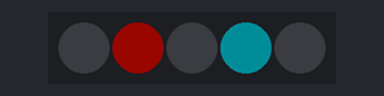
A program run on a simulated CircuitPython board. Shown: 5 RGB LEDs in strip order, left to right. Dim RGB values are drawn brighter than linear.

Above: at 0.01 s.
At 5.82 s:
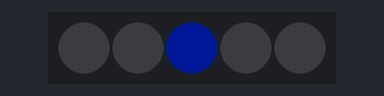
At 10.06 s:
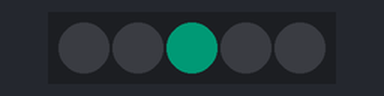
At 19.87 s:
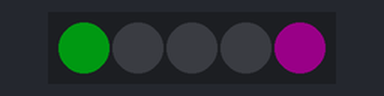
At 30.05 s:
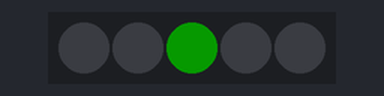
At 39.86 s:
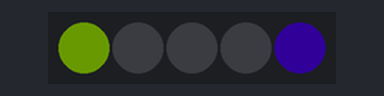
Timing chart, 0 to 40.0 s (numbered marks = the images above):
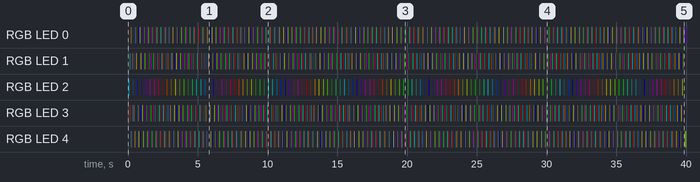

The program:

code.py
```python
import board
import neopixel
import adafruit_fancyled.adafruit_fancyled as fancy
import time

NUM_LEDS = 5
pixels = neopixel.NeoPixel(board.APA102_MOSI, NUM_LEDS, auto_write=False, brightness=0.1)

RED = (255, 0, 0)
YELLOW = (255, 150, 0)
GREEN = (0, 255, 0)
CYAN = (0, 255, 255)
BLUE = (0, 0, 255)
PURPLE = (180, 0, 255)
color1 = fancy.CHSV(0.08, 1.0, 1.0).pack()

hue = 0
hue2 = 128
index = 0
index2 = NUM_LEDS-1
while True:
    hue = (hue +3) % 256
    hue2 = (hue2 + 3) % 256
    index = (index + 1) % 5
    index2 = index2 -1
    if index2 < 0:
        index2 = NUM_LEDS-1
    color = fancy.CHSV(hue,255,255).pack()
    color2 = fancy.CHSV(hue2,255,255).pack()

    for i in range(NUM_LEDS) :
        pixels[i] = (0,0,0)
    pixels[index] = color
    pixels[index2] = color2
    pixels.show()
    time.sleep(0.06)
```
